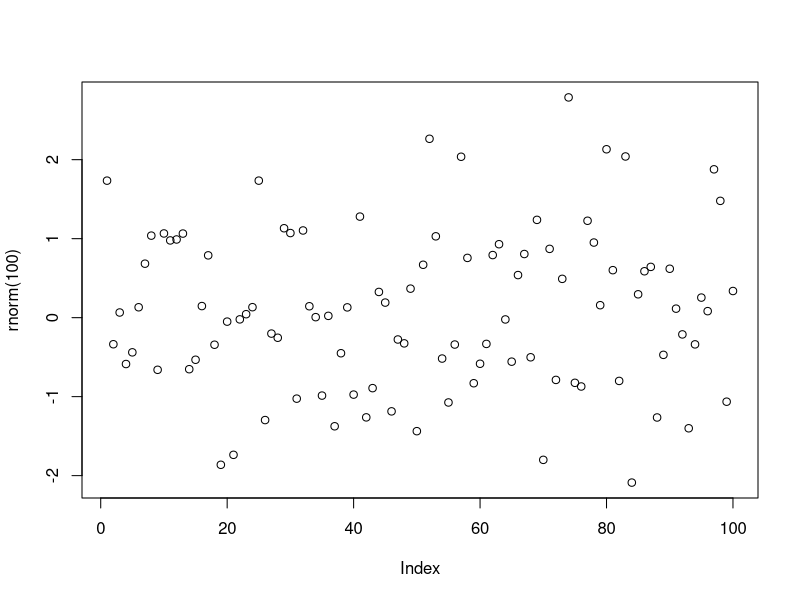

R code for this plot:
## ---- chunk 1
plot(rnorm(100))
